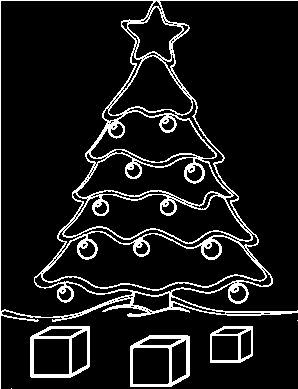
#> input picture Sheet07/xmas.png, 298 x 389 px, found by its file name
$ jupyter execute --allow-errors sheet07_Eom_Heuer_Mohamed.ipynb   (shell and % lines are left out)   (text cells are left out)
#> lines starting #> are read from the running program, lines starting #| are printed output that depends on the picture
[cell 1]
# Auxiliary functions for this exercise
import numpy as np
from skimage.transform import hough_line, resize

steps = lambda p,q : max(map(lambda x,y: abs(x-y), p, q))+1
coords = lambda p,q,s : tuple([np.linspace(x,y,s,dtype=np.uint16) for x,y in zip(p,q)])

def point(img, p):
    """Insert a point in the black/white image at position p

    Args:
        img (ndarray): Input image.
        p (tuple): Coordinate of point.

    Returns:

    """
    img[p] = 1

def line(img, p, q):
    """Insert a line from p to q in the black/white image

    Args:
        img (ndarray): Input image.
        p (tuple): Coordinate of start position.
        q (tuple): Coordinate of end position.

    Returns:

    """
    img[coords(p,q,steps(p,q))] = 1

def polygon(img, vertices):
    """Insert a (closed) polygon given by a list of points into the black/white image

    Args:
        img (ndarray): Input image.
        vertices (list): List of coordinate tuples.

    Returns:

    """
    for p, q in zip(vertices, vertices[1:]+vertices[0:1]):
        line(img,p,q)

[cell 2]
from skimage.transform import hough_line
import matplotlib.pyplot as plt
import math
import numpy as np
import warnings
warnings.filterwarnings('ignore')

def my_hough_line(img, angles=180):


    thetas = angles
    x, y = img.shape
    diag_len = np.ceil(np.sqrt(x * x + y * y))
    accumulator = x*math.sin(thetas)- y*math.cos(thetas) + diag_len

    """
    Apply linear Hough transform to the given image.

    Args:
        img (numpy.ndarray): The binary image to transform
        angles (int): The number of angles to consider.
    Result:
        accumulator (numpy.ndarray): The accumulator space.
    """
    # YOUR CODE HERE
    def abstract_method(self):
        raise NotImplemented

    return accumulator


img = np.zeros((100,100))

# You may try different paintings here:
#point(img, (10,10))
#line(img,(10,20),(70,20))
polygon(img,[(20,10),(80,50),(80,80),(30,60)])


fig, [ax1, ax2, ax3] = plt.subplots(1,3, figsize=(12,4))
plt.gray()

# original image
ax1.set_title('Image');
ax1.imshow(img, origin = 'lower')

# skimage
out, angles, d = hough_line(img)

out_resized = resize(out, (out.shape[0], out.shape[0]), anti_aliasing=True, preserve_range=True)
ax2.set_title('Hough transform (skimage)');
ax2.set_xlabel('Angles (degrees)')
ax2.set_ylabel('Distance (pixels)')
ax2.imshow(np.log(1 + out_resized), origin = 'lower', cmap='gray')
ax2.set_yticks(np.linspace(0, out.shape[0], 7))
ax2.set_yticklabels((-1 * np.linspace(d[-1], d[0], 7)).astype(int))
ax2.set_xticks(np.linspace(0, out.shape[0], 5))
ax2.set_xticklabels(np.linspace(np.rad2deg(angles[0]), np.rad2deg(angles[-1]), 5).astype(int))

# own implementation
my_out = my_hough_line(img)

my_out_resized = resize(out, (out.shape[0], out.shape[0]), anti_aliasing=True, preserve_range=True)
ax3.set_title('Hough transform (own implementation)');
ax3.set_xlabel('Angles (degrees)')
ax3.set_ylabel('Distance (pixels)')
ax3.imshow(np.log(1 + my_out_resized), origin = 'lower', cmap='gray')
ax3.set_yticks(np.linspace(0, out.shape[0], 7))
ax3.set_yticklabels((-1 * np.linspace(d[-1], d[0], 7)).astype(int))
ax3.set_xticks(np.linspace(0, out.shape[0], 5))
ax3.set_xticklabels(np.linspace(np.rad2deg(angles[0]), np.rad2deg(angles[-1]), 5).astype(int))

plt.show()
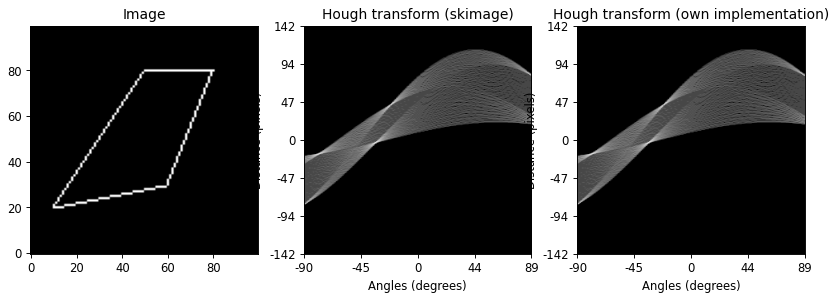
#> figure drawn by matplotlib, 3 panels

[cell 3]
from skimage.transform import hough_line
import math
import cv2 as cv
import matplotlib.pyplot as plt
import numpy as np
from skimage.filters import threshold_otsu

def abstract_method(self):
        raise NotImplemented

def my_inverse_hough_line(accumulator, shape):

    """Compute an inverse Hough transform, i.e. compute the image from the accumulator space.

    Args:
        accumulator (numpy.ndarray)
        shape (tuple): The shape (dimensions) of the image to be created

    Result:
        img (numpy.ndarray): The image created from the accumulator space.
    """
#> called with shape = (100, 100)

    img = np.zeros(shape, np.uint64)
    x, y = shape
    thetas= np.array(np.arange(-90, 90))
    for point in range(len(accumulator)):
        for i in thetas:
            r = x*np.cos(thetas[i]) + y * np.sin(thetas[i])
            theta = thetas[i]
            img= np.array([theta, r])


    img = resize(out, (out.shape[0], out.shape[0]), anti_aliasing=True, preserve_range=True)


    def abstract_method(self):
        raise NotImplemented
    return img


img = np.zeros((100,100))

#point(img, (10,10))
#line(img,(10,20),(70,20))
#line(img,(20,10),(20,70))
polygon(img,[(10,30),(50,50),(10,70)])

plt.figure(figsize=(12, 4))
plt.gray()
plt.subplot(1,4,1) ; plt.title('Image'); plt.imshow(img, origin = 'lower')

out, angles, d = hough_line(img)
out_resized = resize(out, (out.shape[0], out.shape[0]), anti_aliasing=True, preserve_range=True)
ax = plt.subplot(1,4,2) ; plt.title('Hough transform (skimage)');
ax.set_title('Hough transform (skimage)');
ax.set_xlabel('Angles (degrees)')
ax.set_ylabel('Distance (pixels)')
ax.imshow(np.log(1 + out_resized), origin = 'lower', cmap='gray')
ax.set_yticks(np.linspace(0, out.shape[0], 7))
ax.set_yticklabels((-1 * np.linspace(d[-1], d[0], 7)).astype(int))
ax.set_xticks(np.linspace(0, out.shape[0], 5))
ax.set_xticklabels(np.linspace(np.rad2deg(angles[0]), np.rad2deg(angles[-1]), 5).astype(int))

img2 = my_inverse_hough_line(out, img.shape)
plt.subplot(1,4,3) ; plt.title('Inverse Hough transform');
plt.imshow(img2, origin = 'lower')

thresh = threshold_otsu(img2)
binary = img2 <= thresh
plt.subplot(1,4,4) ; plt.title('threshold');
plt.imshow(binary, origin = 'lower', cmap=plt.cm.gray)

plt.show()
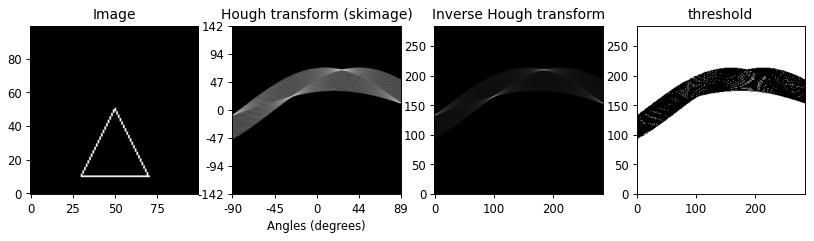
#> figure drawn by matplotlib, 4 panels

[cell 4]
from skimage.transform import hough_line
from scipy import misc
from imageio.v2 import imread
import matplotlib.pyplot as plt
import numpy as np
import cv2

# load the image
img = imread('Images/xmas.png')
#> img: shape (389, 298) bool; 10% white in thin lines or dots

def my_hough_circle(img, r):

#> called with r = (5, 10)
    minr, maxr = r
    acc = np.zeros(img.shape)
    centers = np.zeros(img.shape)
    cimg = cv2.cvtColor(img,cv2.COLOR_GRAY2RGB)

    for r in range(minr,maxr):
        for x in range(img.shape[0]):
            for y in range(img.shape[1]):
                if(img[x,y]):
                    for x2 in range(x-r,x+r):
                        for y2 in range(y-r,y+r):
                            if((((x2-x)**2 + (y2-y)**2) == r**2) and (0<= x2 < img.shape[0]) and (0<= y2 < img.shape[1])):
                                acc[x2,y2] += 1
        #plt.imshow(acc)
        for i in range(img.shape[0]):
            for k in range(img.shape[1]):
                if(abs(acc.max()-acc[i,k])<= 1):
                    cimg[i,k] = [255,0,0]


    return cimg

#> (the rest of this cell did not finish here and is left out)

[cell 5]
from skimage.transform import hough_line
from scipy import misc
from imageio.v2 import imread
import matplotlib.pyplot as plt
import numpy as np
import cv2

# load the image
img = imread('images/xmas.png')

def my_hough_circle(img, r):

#> called with r = 5
    acc = np.zeros(img.shape)
    for x in range(img.shape[0]):
        for y in range(img.shape[1]):
            if(img[x,y]):
                for x2 in range(x-r,x+r):
                    for y2 in range(y-r,y+r):
                        if((((x2-x)**2 + (y2-y)**2) == r**2) and (0<= x2 < img.shape[0]) and (0<= y2 < img.shape[1])):
                            acc[x2,y2] += 1
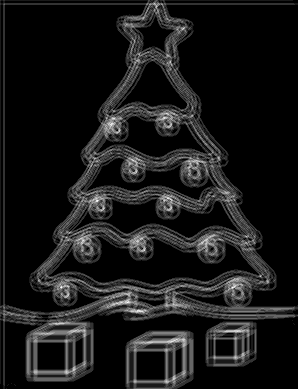
#> acc: shape (389, 298) float64; min 0, max 10, mean 0.965; drawn with min black and max white

    return acc

timg1 = my_hough_circle(img, 5)
timg2 = my_hough_circle(img, 10)
#> call 2 of my_hough_circle, with r = 10
#> after the loop in my_hough_circle (call 2), `for x in range(img.shape[0]):`:
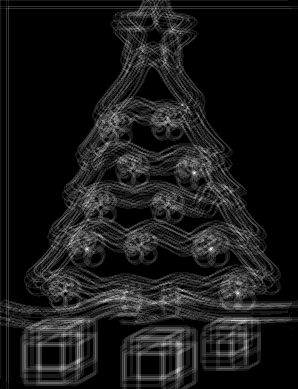
#> acc: shape (389, 298) float64; min 0, max 10, mean 0.96; drawn with min black and max white

plt.figure(figsize=(12, 20))

plt.subplot(3,2,1) ; plt.title('Image'); plt.imshow(img)

plt.subplot(3,2,3) ; plt.title('Circluar hough transform Radius 5'); plt.imshow(timg1)

plt.subplot(3,2,4) ; plt.title('Found Centers'), plt.imshow(timg1 == timg1.max())

plt.subplot(3,2,5) ; plt.title('Circluar hough transform Radius 10'); plt.imshow(timg2)

plt.subplot(3,2,6) ; plt.title('Found Centers'), plt.imshow(timg2 == timg2.max())
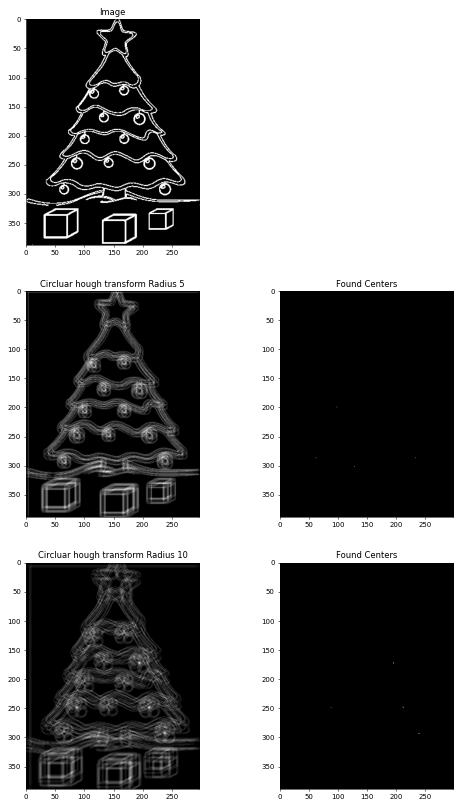
#> figure drawn by matplotlib, 5 panels
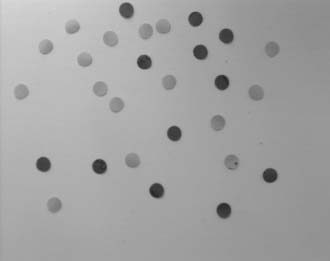
#> input picture Sheet04/images/pebbles.jpg, 330 x 261 px, given in place of the camera
#> further down, frame_bgr is the input picture: shape (261, 330, 3); min 31, max 215, mean 163.1

[cell 6]
# imageio
from IPython.display import display, HTML
import matplotlib.pyplot as plt
import imageio
import numpy as np
from skimage.filters import gaussian
from skimage.feature import canny
from skimage.color import rgb2gray
from skimage.transform import hough_circle, hough_circle_peaks
from skimage.draw import circle_perimeter


def detect_eyes(img):
    """Find and mark eyes in image.

    Args:
        img (ndarray): The RGB input image to detect the eyes in. shape=(h, w, 3)

    Returns:
        ndarray: The image with detected eyes highlighted.

    """
    # YOUR CODE HERE
    raise NotImplementedError()

# aquire some image a img
# YOUR CODE HERE
#> (the rest of this cell did not finish here and is left out)

[cell 7]
# Accessing the webcam with imageio
import imageio.v2 as imageio

#> (the rest of this cell did not finish here and is left out)

[cell 8]
# Accessing the webcam with OpenCV
import cv2

#> (the rest of this cell did not finish here and is left out)

[cell 9]
import numpy as np
import matplotlib.pyplot as plt

shape = (100,100)
# YOUR CODE HERE
count = 0
for i in range(shape[0]) :
    for j in range(shape[1]) :
        count += 1
